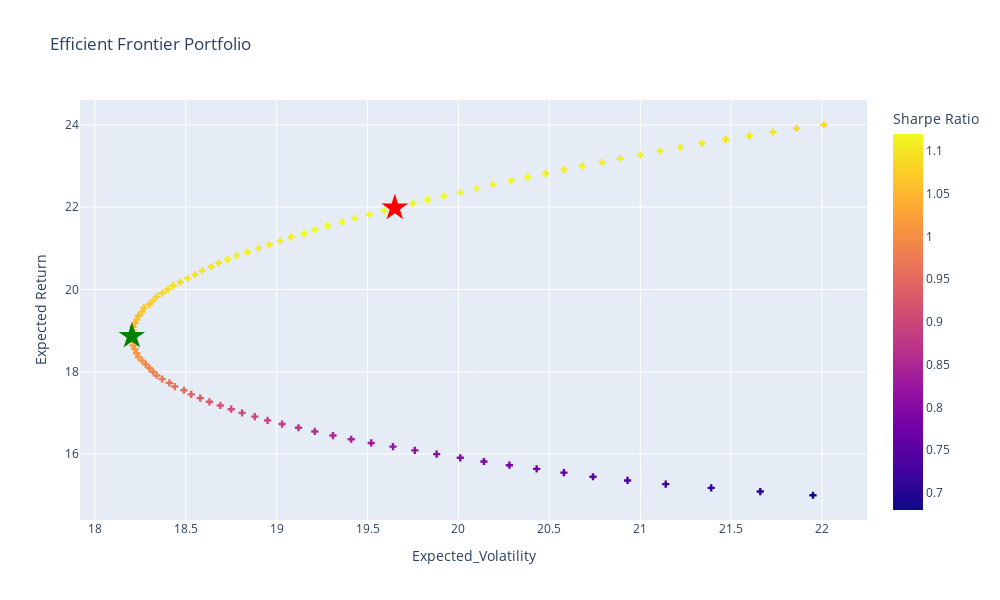

Notebook source saved alongside this figure:
### Code cell
# Plot efficient frontier portfolio
fig = px.scatter(
    efport, x='targetvols', y='targetrets',  color='targetsharpe',
    labels={'targetrets': 'Expected Return', 'targetvols': 'Expected_Volatility','targetsharpe': 'Sharpe Ratio'}, title="Efficient Frontier Portfolio"
     ).update_traces(mode='markers', marker=dict(symbol='cross'))

# Plot maximum sharpe portfolio
fig.add_scatter(
    mode='markers',
    x=[100*portfolio_stats(opt_sharpe['x'])[1]],
    y=[100*portfolio_stats(opt_sharpe['x'])[0]],
    marker=dict(color='red', size=20, symbol='star'),
    name = 'Max Sharpe'
).update(layout_showlegend=False)

# Plot minimum variance portfolio
fig.add_scatter(
    mode='markers',
    x=[100*portfolio_stats(opt_var['x'])[1]],
    y=[100*portfolio_stats(opt_var['x'])[0]],
    marker=dict(color='green', size=20, symbol='star'),
    name = 'Min Variance'
).update(layout_showlegend=False)

# Show spikes
fig.update_xaxes(showspikes=True)
fig.update_yaxes(showspikes=True)
fig.show()

### Figure 1 — Plotly figure (JSON) as saved in the notebook; plotly's stock layout.template omitted (floating-point values rounded to 4 significant figures)
{"data": [{"hovertemplate": "Expected_Volatility=%{x}<br>Expected Return=%{y}<br>Sharpe Ratio=%{marker.color}<extra></extra>", "legendgroup": "", "marker": {"color": [0.68, 0.7, 0.71, 0.72, 0.73, 0.75, 0.76, 0.77, 0.78, 0.79, 0.8, 0.8, 0.81, 0.82, 0.83, 0.84, 0.85, 0.86, 0.87, 0.88, 0.89, 0.9, 0.9, 0.91, 0.92, 0.93, 0.93, 0.94, 0.95, 0.96, 0.96, 0.97, 0.98, 0.98, 0.99, 0.99, 1, 1.01, 1.01, 1.02, 1.02, 1.03, 1.03, 1.04, 1.04, 1.05, 1.05, 1.06, 1.06, 1.07, 1.07, 1.07, 1.08, 1.08, 1.08, 1.09, 1.09, 1.09, 1.1, 1.1, 1.1, 1.1, 1.1, 1.11, 1.11, 1.11, 1.11, 1.11, 1.11, 1.11, 1.12, 1.12, 1.12, 1.12, 1.12, 1.12, 1.12, 1.12, 1.12, 1.12, 1.12, 1.12, 1.12, 1.12, 1.12, 1.12, 1.11, 1.11, 1.11, 1.11, 1.11, 1.11, 1.11, 1.11, 1.1, 1.1, 1.1, 1.1, 1.09, 1.09], "coloraxis": "coloraxis", "symbol": "cross"}, "mode": "markers", "name": "", "orientation": "v", "showlegend": false, "type": "scatter", "x": [21.95, 21.66, 21.39, 21.14, 20.93, 20.74, 20.58, 20.43, 20.28, 20.14, 20.01, 19.88, 19.76, 19.64, 19.52, 19.41, 19.31, 19.21, 19.12, 19.03, 18.95, 18.88, 18.81, 18.75, 18.69, 18.63, 18.58, 18.53, 18.49, 18.44, 18.41, 18.37, 18.34, 18.32, 18.3, 18.28, 18.26, 18.24, 18.23, 18.22, 18.21, 18.21, 18.2, 18.2, 18.21, 18.21, 18.22, 18.23, 18.24, 18.26, 18.27, 18.3, 18.32, 18.34, 18.37, 18.4, 18.43, 18.47, 18.51, 18.55, 18.59, 18.64, 18.68, 18.73, 18.78, 18.84, 18.9, 18.96, 19.02, 19.08, 19.15, 19.21, 19.28, 19.36, 19.43, 19.51, 19.59, 19.67, 19.75, 19.83, 19.92, 20.01, 20.1, 20.19, 20.29, 20.38, 20.48, 20.58, 20.68, 20.79, 20.89, 21, 21.11, 21.22, 21.34, 21.47, 21.6, 21.73, 21.86, 22.01], "xaxis": "x", "y": [15, 15.09, 15.18, 15.27, 15.36, 15.45, 15.55, 15.64, 15.73, 15.82, 15.91, 16, 16.09, 16.18, 16.27, 16.36, 16.45, 16.55, 16.64, 16.73, 16.82, 16.91, 17, 17.09, 17.18, 17.27, 17.36, 17.45, 17.55, 17.64, 17.73, 17.82, 17.91, 18, 18.09, 18.18, 18.27, 18.36, 18.45, 18.55, 18.64, 18.73, 18.82, 18.91, 19, 19.09, 19.18, 19.27, 19.36, 19.45, 19.55, 19.64, 19.73, 19.82, 19.91, 20, 20.09, 20.18, 20.27, 20.36, 20.45, 20.55, 20.64, 20.73, 20.82, 20.91, 21, 21.09, 21.18, 21.27, 21.36, 21.45, 21.55, 21.64, 21.73, 21.82, 21.91, 22, 22.09, 22.18, 22.27, 22.36, 22.45, 22.55, 22.64, 22.73, 22.82, 22.91, 23, 23.09, 23.18, 23.27, 23.36, 23.45, 23.55, 23.64, 23.73, 23.82, 23.91, 24], "yaxis": "y"}, {"marker": {"color": "red", "size": 20, "symbol": "star"}, "mode": "markers", "name": "Max Sharpe", "type": "scatter", "x": [19.65], "y": [21.98]}, {"marker": {"color": "green", "size": 20, "symbol": "star"}, "mode": "markers", "name": "Min Variance", "type": "scatter", "x": [18.2], "y": [18.86]}], "layout": {"coloraxis": {"colorbar": {"title": {"text": "Sharpe Ratio"}}, "colorscale": [[0, "#0d0887"], [0.1111, "#46039f"], [0.2222, "#7201a8"], [0.3333, "#9c179e"], [0.4444, "#bd3786"], [0.5556, "#d8576b"], [0.6667, "#ed7953"], [0.7778, "#fb9f3a"], [0.8889, "#fdca26"], [1, "#f0f921"]]}, "height": 600, "legend": {"tracegroupgap": 0}, "showlegend": false, "title": {"text": "Efficient Frontier Portfolio"}, "width": 1000, "xaxis": {"anchor": "y", "autorange": true, "domain": [0, 1], "range": [17.92, 22.25], "showspikes": true, "title": {"text": "Expected_Volatility"}, "type": "linear"}, "yaxis": {"anchor": "x", "autorange": true, "domain": [0, 1], "range": [14.4, 24.6], "showspikes": true, "title": {"text": "Expected Return"}, "type": "linear"}}}
